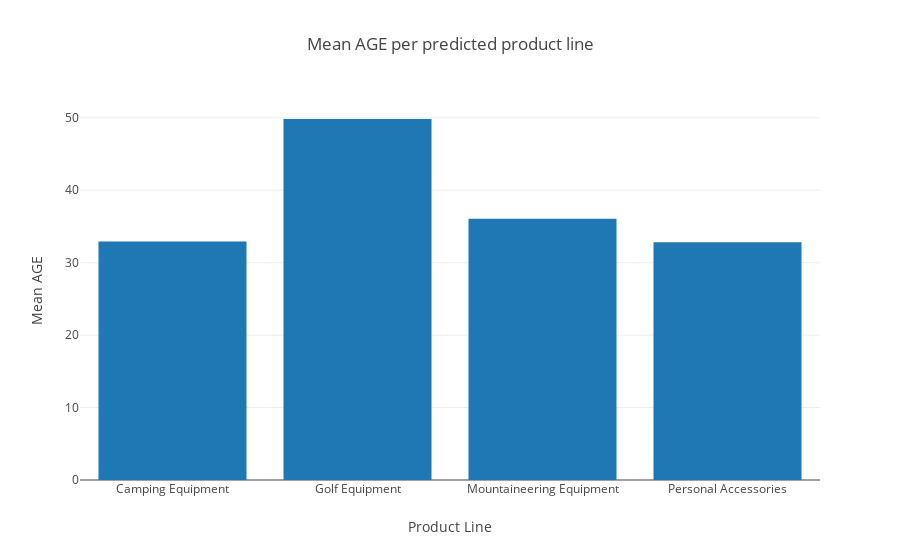

Notebook source saved alongside this figure:
### Markdown cell above
With this data set, you might want to do some analysis of the mean AGE per product line by using a bar chart.

### Code cell
age_data = [go.Bar(y=predictions_pdf.groupby(['predictedLabel']).mean()["AGE"], x=cumulative_stats.index)]

age_layout = go.Layout(
    title='Mean AGE per predicted product line',
    xaxis=dict(title = "Product Line", showline=False),
    yaxis=dict(title = "Mean AGE"))

fig = go.Figure(data=age_data, layout=age_layout)
iplot(fig)

### Figure 1 — Plotly figure (JSON) as saved in the notebook; plotly's stock layout.template omitted (floating-point values rounded to 4 significant figures)
{"data": [{"type": "bar", "x": ["Camping Equipment", "Golf Equipment", "Mountaineering Equipment", "Personal Accessories"], "y": [32.94, 49.84, 36.05, 32.81]}], "layout": {"title": "Mean AGE per predicted product line", "xaxis": {"showline": false, "title": "Product Line"}, "yaxis": {"title": "Mean AGE"}}}
